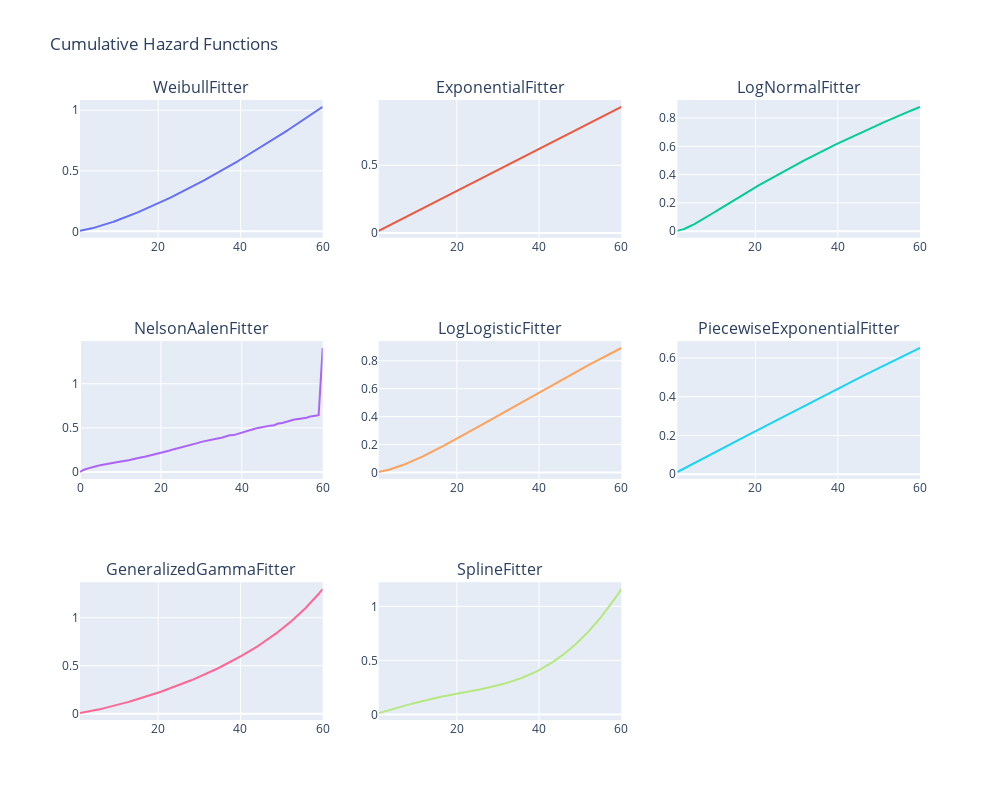

The code cell stored with this chart in its notebook:
### Code cell
import plotly.graph_objects as go
from plotly.subplots import make_subplots
from lifelines import (
    WeibullFitter, ExponentialFitter, LogNormalFitter, 
    LogLogisticFitter, NelsonAalenFitter, PiecewiseExponentialFitter, 
    GeneralizedGammaFitter, SplineFitter
)


T = data['duration']
E = data['event']

models = {
    "WeibullFitter": WeibullFitter(),
    "ExponentialFitter": ExponentialFitter(),
    "LogNormalFitter": LogNormalFitter(),
    "NelsonAalenFitter": NelsonAalenFitter(),
    "LogLogisticFitter": LogLogisticFitter(),
    "PiecewiseExponentialFitter": PiecewiseExponentialFitter(breakpoints=[40, 60]),
    "GeneralizedGammaFitter": GeneralizedGammaFitter(),
    "SplineFitter": SplineFitter([6, 20, 40, 75]) 
}


for name, model in models.items():
    model.fit(T, E, label=name)


fig = make_subplots(rows=3, cols=3, subplot_titles=list(models.keys()))

row_col_positions = [(i // 3 + 1, i % 3 + 1) for i in range(len(models))]

for (name, model), (row, col) in zip(models.items(), row_col_positions):
    ch_df = model.cumulative_hazard_
    fig.add_trace(
        go.Scatter(x=ch_df.index, y=ch_df.iloc[:, 0], mode='lines', name=name),
        row=row, col=col
    )

fig.update_layout(height=800, width=1000, title_text="Cumulative Hazard Functions ", showlegend=False)
fig.show()

### Figure 1 — Plotly figure (JSON) as saved in the notebook; plotly's stock layout.template omitted (floating-point values rounded to 4 significant figures; data arrays with more than 128 entries replaced by an {"elided": "..."} marker saying what was removed)
{"data": [{"mode": "lines", "name": "WeibullFitter", "type": "scatter", "x": {"elided": "500 float values"}, "xaxis": "x", "y": {"elided": "500 float values"}, "yaxis": "y"}, {"mode": "lines", "name": "ExponentialFitter", "type": "scatter", "x": {"elided": "500 float values"}, "xaxis": "x2", "y": {"elided": "500 float values"}, "yaxis": "y2"}, {"mode": "lines", "name": "LogNormalFitter", "type": "scatter", "x": {"elided": "500 float values"}, "xaxis": "x3", "y": {"elided": "500 float values"}, "yaxis": "y3"}, {"mode": "lines", "name": "NelsonAalenFitter", "type": "scatter", "x": [0, 1, 2, 3, 4, 5, 6, 7, 8, 9, 10, 11, 12, 13, 14, 15, 16, 17, 18, 19, 20, 21, 22, 23, 24, 25, 26, 27, 28, 29, 30, 31, 32, 33, 34, 35, 36, 37, 38, 39, 40, 41, 42, 43, 44, 45, 46, 47, 48, 49, 50, 51, 52, 53, 54, 55, 56, 57, 58, 59, 60], "xaxis": "x4", "y": [0, 0.02633, 0.04109, 0.05632, 0.0652, 0.0776, 0.08334, 0.09034, 0.1022, 0.1106, 0.1156, 0.1256, 0.1319, 0.1436, 0.1569, 0.1637, 0.1734, 0.1846, 0.1903, 0.2034, 0.2169, 0.2292, 0.2417, 0.2561, 0.2675, 0.2827, 0.2913, 0.2982, 0.316, 0.327, 0.3419, 0.3494, 0.3571, 0.3649, 0.3788, 0.389, 0.4036, 0.4164, 0.4185, 0.4339, 0.4475, 0.4613, 0.4804, 0.4877, 0.5, 0.5101, 0.5204, 0.5256, 0.531, 0.5498, 0.5554, 0.5694, 0.587, 0.596, 0.6021, 0.6083, 0.6145, 0.6306, 0.6371, 0.6439, 1.406], "yaxis": "y4"}, {"mode": "lines", "name": "LogLogisticFitter", "type": "scatter", "x": {"elided": "500 float values"}, "xaxis": "x5", "y": {"elided": "500 float values"}, "yaxis": "y5"}, {"mode": "lines", "name": "PiecewiseExponentialFitter", "type": "scatter", "x": {"elided": "500 float values"}, "xaxis": "x6", "y": {"elided": "500 float values"}, "yaxis": "y6"}, {"mode": "lines", "name": "GeneralizedGammaFitter", "type": "scatter", "x": {"elided": "500 float values"}, "xaxis": "x7", "y": {"elided": "500 float values"}, "yaxis": "y7"}, {"mode": "lines", "name": "SplineFitter", "type": "scatter", "x": {"elided": "500 float values"}, "xaxis": "x8", "y": {"elided": "500 float values"}, "yaxis": "y8"}], "layout": {"annotations": [{"font": {"size": 16}, "showarrow": false, "text": "WeibullFitter", "x": 0.1444, "xanchor": "center", "xref": "paper", "y": 1, "yanchor": "bottom", "yref": "paper"}, {"font": {"size": 16}, "showarrow": false, "text": "ExponentialFitter", "x": 0.5, "xanchor": "center", "xref": "paper", "y": 1, "yanchor": "bottom", "yref": "paper"}, {"font": {"size": 16}, "showarrow": false, "text": "LogNormalFitter", "x": 0.8556, "xanchor": "center", "xref": "paper", "y": 1, "yanchor": "bottom", "yref": "paper"}, {"font": {"size": 16}, "showarrow": false, "text": "NelsonAalenFitter", "x": 0.1444, "xanchor": "center", "xref": "paper", "y": 0.6111, "yanchor": "bottom", "yref": "paper"}, {"font": {"size": 16}, "showarrow": false, "text": "LogLogisticFitter", "x": 0.5, "xanchor": "center", "xref": "paper", "y": 0.6111, "yanchor": "bottom", "yref": "paper"}, {"font": {"size": 16}, "showarrow": false, "text": "PiecewiseExponentialFitter", "x": 0.8556, "xanchor": "center", "xref": "paper", "y": 0.6111, "yanchor": "bottom", "yref": "paper"}, {"font": {"size": 16}, "showarrow": false, "text": "GeneralizedGammaFitter", "x": 0.1444, "xanchor": "center", "xref": "paper", "y": 0.2222, "yanchor": "bottom", "yref": "paper"}, {"font": {"size": 16}, "showarrow": false, "text": "SplineFitter", "x": 0.5, "xanchor": "center", "xref": "paper", "y": 0.2222, "yanchor": "bottom", "yref": "paper"}], "height": 800, "showlegend": false, "title": {"text": "Cumulative Hazard Functions "}, "width": 1000, "xaxis": {"anchor": "y", "domain": [0, 0.2889]}, "xaxis2": {"anchor": "y2", "domain": [0.3556, 0.6444]}, "xaxis3": {"anchor": "y3", "domain": [0.7111, 1]}, "xaxis4": {"anchor": "y4", "domain": [0, 0.2889]}, "xaxis5": {"anchor": "y5", "domain": [0.3556, 0.6444]}, "xaxis6": {"anchor": "y6", "domain": [0.7111, 1]}, "xaxis7": {"anchor": "y7", "domain": [0, 0.2889]}, "xaxis8": {"anchor": "y8", "domain": [0.3556, 0.6444]}, "xaxis9": {"anchor": "y9", "domain": [0.7111, 1]}, "yaxis": {"anchor": "x", "domain": [0.7778, 1]}, "yaxis2": {"anchor": "x2", "domain": [0.7778, 1]}, "yaxis3": {"anchor": "x3", "domain": [0.7778, 1]}, "yaxis4": {"anchor": "x4", "domain": [0.3889, 0.6111]}, "yaxis5": {"anchor": "x5", "domain": [0.3889, 0.6111]}, "yaxis6": {"anchor": "x6", "domain": [0.3889, 0.6111]}, "yaxis7": {"anchor": "x7", "domain": [0, 0.2222]}, "yaxis8": {"anchor": "x8", "domain": [0, 0.2222]}, "yaxis9": {"anchor": "x9", "domain": [0, 0.2222]}}}
